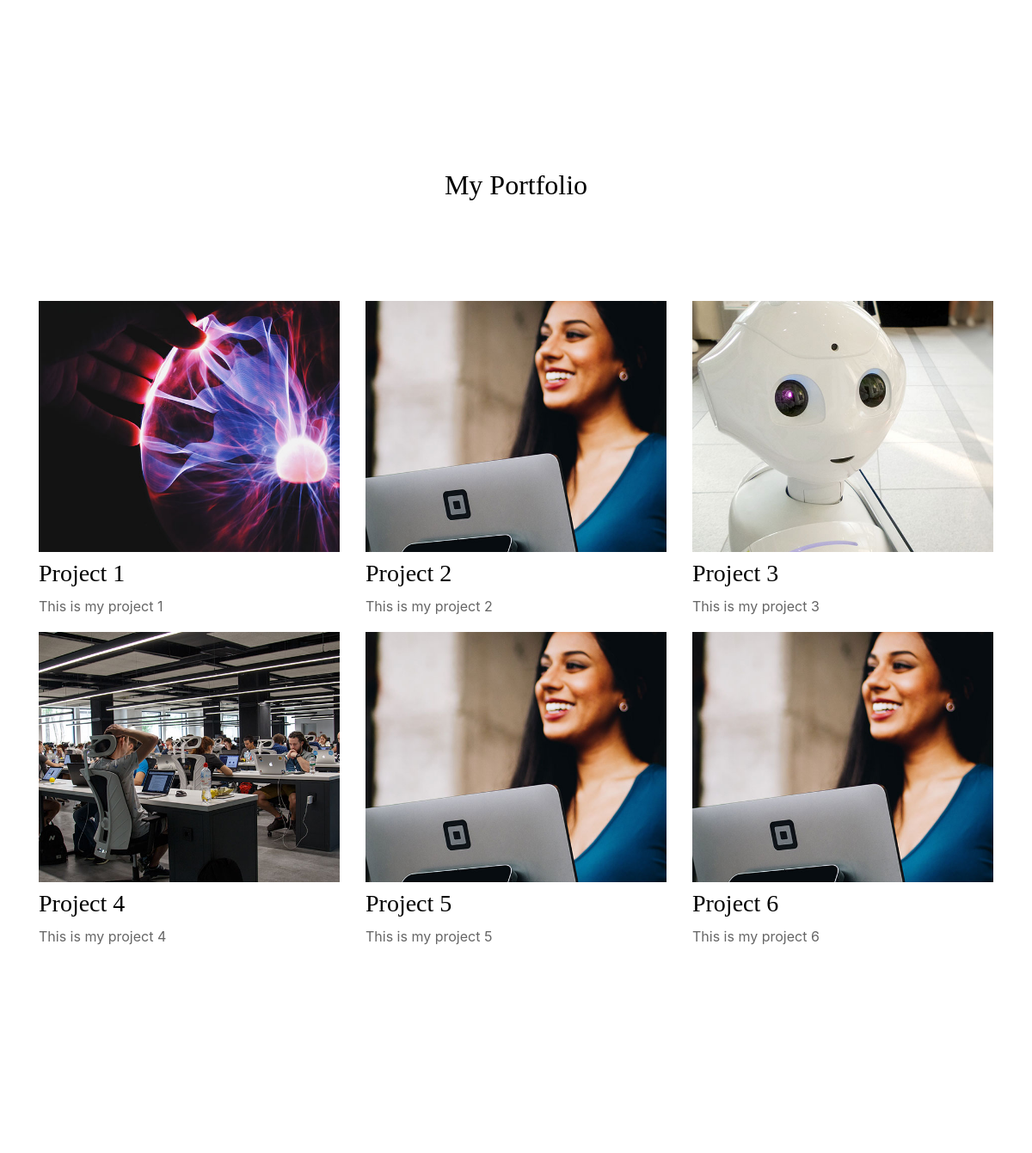
The app's page / (middle part), older data.
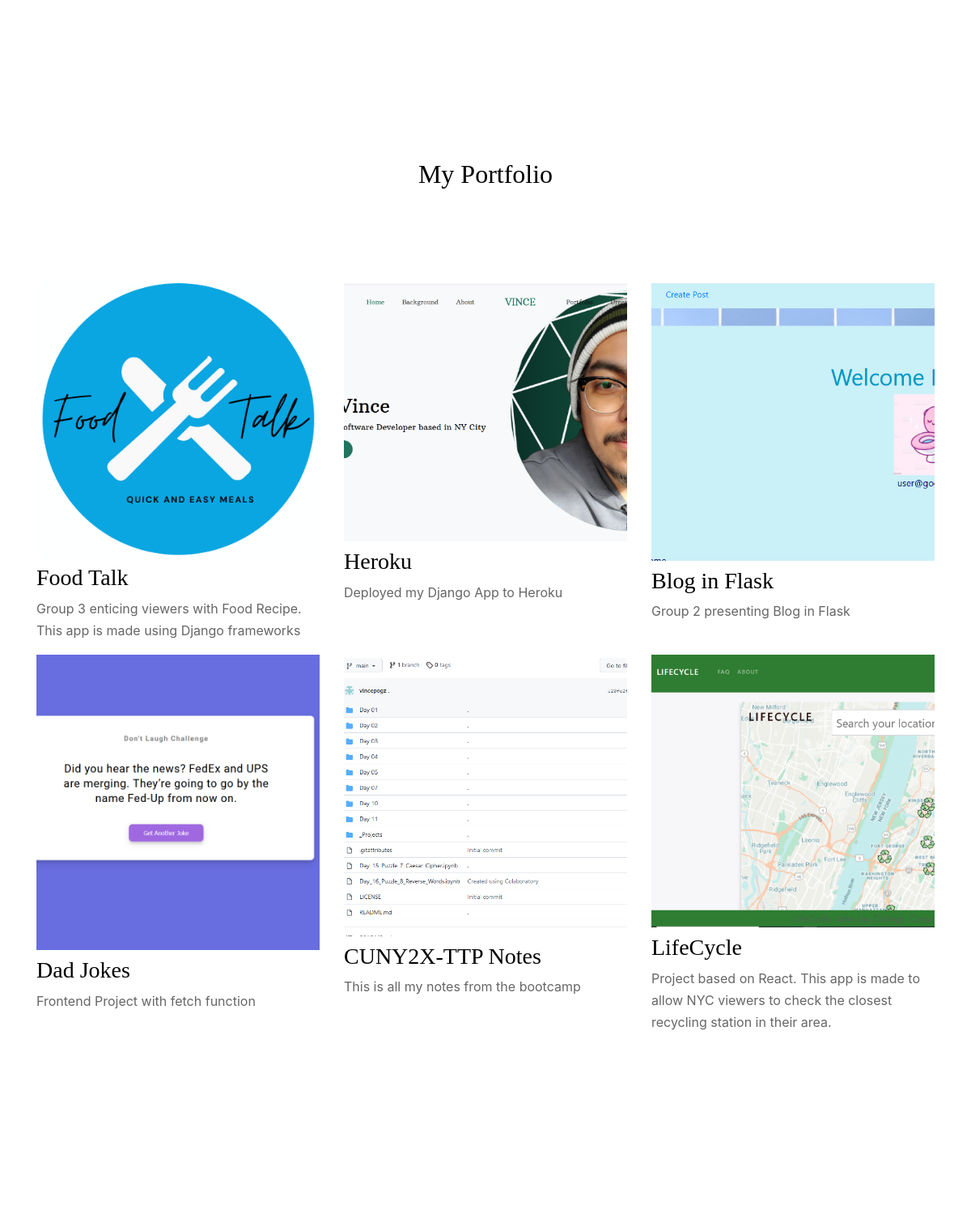
The same page, newer data.
### portfolio/models.py (models this page shows, shortened)
class Project(models.Model):
    title = models.CharField(max_length=100)
    description = models.CharField(max_length=200)
    image = models.ImageField(upload_to='portfolio/images/')
    url = models.URLField(blank=True)

### portfolio/views.py (the view)
# urls.py: 2. Add a URL to urlpatterns:  path('', views.home, name='home')
def home(request):
    projects = Project.objects.all()
    return render(request, 'portfolio/index.html', {'projects': projects})

### portfolio/templates/portfolio/index.html (shortened to what this page needs)
<!doctype html>
<html lang="en">
  <head>
    <link rel="stylesheet" href="../static/fonts/icomoon/style.css">
    <link rel="stylesheet" href="../static/css/bootstrap.min.css">
    <link rel="stylesheet" href="../static/css/jquery-ui.css">
    <link rel="stylesheet" href="../static/css/owl.carousel.min.css">
    <link rel="stylesheet" href="../static/css/owl.theme.default.min.css">
    <link rel="stylesheet" href="../static/css/owl.theme.default.min.css">
    <link rel="stylesheet" href="../static/css/jquery.fancybox.min.css">
    <link rel="stylesheet" href="../static/css/bootstrap-datepicker.css">
    <link rel="stylesheet" href="../static/fonts/flaticon/font/flaticon.css">
    <link rel="stylesheet" href="../static/css/aos.css">
    <link rel="stylesheet" href="../static/css/style.css">
  </head>
  <body data-spy="scroll" data-target=".site-navbar-target" data-offset="300">
  <div class="site-wrap">
    <div class="site-section" id="about-section">
    </div>
    <section class="site-section block__62272" id="portfolio-section">
      <div class="container">
        <div class="row mb-5">
          <div class="col-12 position-relative">
            <h2 class="section-title text-center mb-5">My Portfolio</h2>
          </div>
        </div>
        {% block content %}
        {% load static %}
        <div class="row">
          {% for project in projects %}
          <div class="col-lg-4 col-md-6">
            {% if project.url %}
            <a href="{{ project.url }}">
              <img src="{{ project.image.url }}" target="_blank" class="img-fluid mb-2">
            </a>
            {% else %}
            <img src="{{ project.image.url }}" target="_blank" class="img-fluid mb-2">
            {% endif %}
            <h3>{{ project.title }}</h3>
            <p>{{ project.description }}</p>
          </div>
          {% endfor %}
        </div>
        {% endblock %}
        </div>
      </div>
    <section class="site-section"  id="dream-section">
    </section>
  </body>
</html>

### portfolio/static/css/style.css (style rules this page uses)
html { overflow-x: hidden; }
body { line-height: 1.7; color: #666666; font-weight: 400; font-size: 1rem; }
a { -webkit-transition: .3s all ease; -o-transition: .3s all ease; transition: .3s all ease; }
h1, h2, h3, h4, h5, .h1, .h2, .h3, .h4, .h5 { font-family: "Arbutus Slab", serif; color: #000; }
body:after { -webkit-transition: .3s all ease-in-out; -o-transition: .3s all ease-in-out; transition: .3s all ease-in-out; }
.site-section { padding: 2.5em 0; }
@media (min-width: 768px) { .site-section { padding: 7em 0; } }
.section-title { position: relative; padding-bottom: 20px; }
.section-title:after { content: ""; position: absolute; bottom: 0; left: 0; height: 2px; background: #207561; width: 50px; }
.section-title.text-center:after { left: 50%; -webkit-transform: translateX(-50%); -ms-transform: translateX(-50%); transform: translateX(-50%); }
.section-title.text-center:after { background: #fff; }
.position-relative { position: relative; }

Row changes from the older to the newer data that the page shows:
removed Project: image (picture), title "Project 1", description "This is my project 1"
removed Project: image (picture), title "Project 2", description "This is my project 2"
removed Project: image (picture), title "Project 3", description "This is my project 3"
removed Project: image (picture), title "Project 4", description "This is my project 4"
removed Project: image (picture), title "Project 6", description "This is my project 6"
added Project: image (picture), title "Food Talk", description "Group 3 enticing viewers with Food Recipe. This app is made using Django frameworks"
added Project: image (picture), title "Heroku", description "Deployed my Django App to Heroku"
added Project: image (picture), title "Blog in Flask", description "Group 2 presenting Blog in Flask"
added Project: image (picture), title "Dad Jokes", description "Frontend Project with fetch function"
changed Project: image: picture added; title "Project 5" → "CUNY2X-TTP Notes"; description "This is my project 5" → "This is all my notes from the bootcamp"; image: picture removed
added Project: image (picture), title "LifeCycle", description "Project based on React. This app is made to allow NYC viewers to check the closest recycling station in their area."
